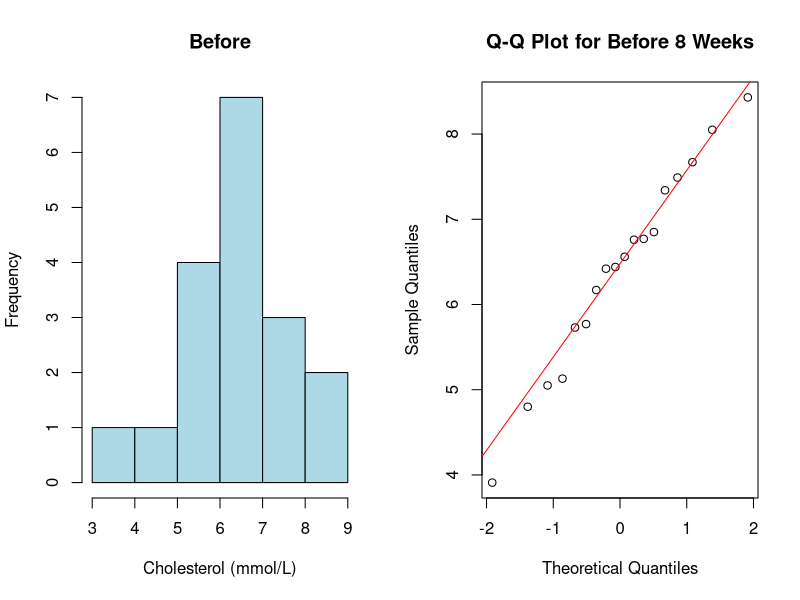
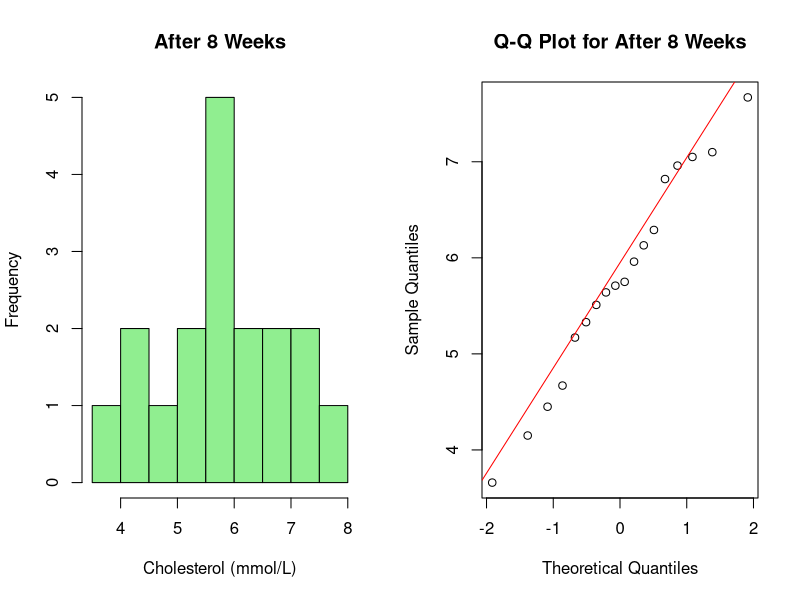
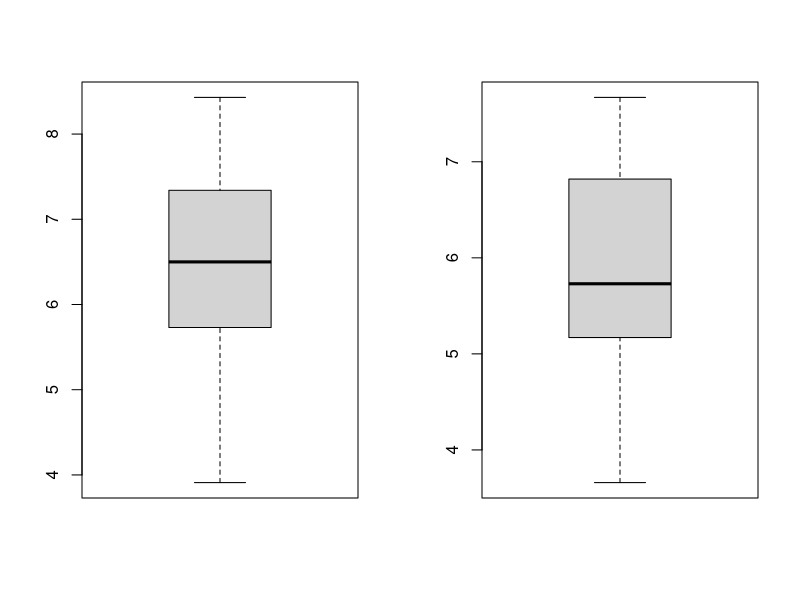
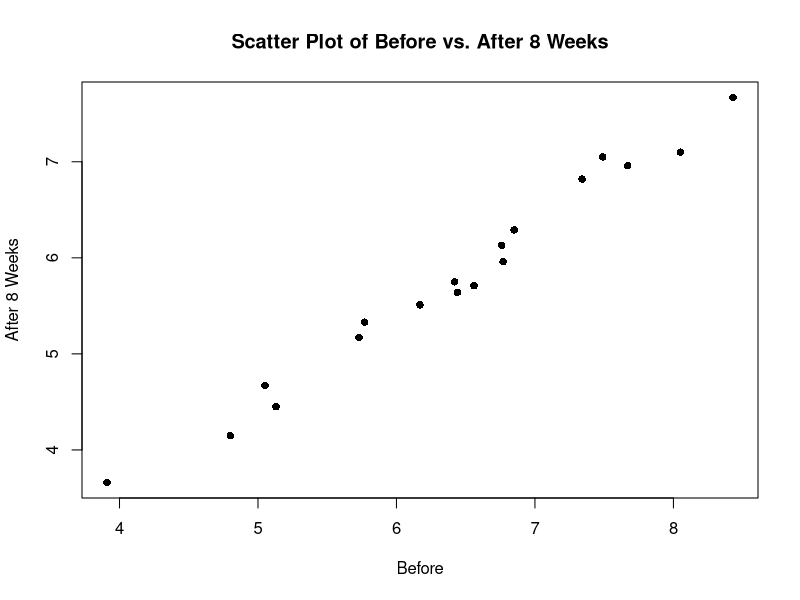
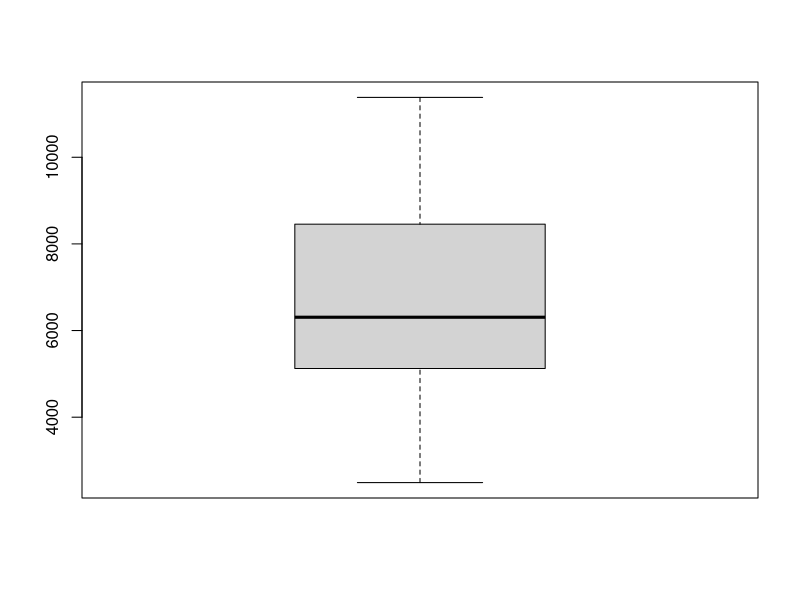
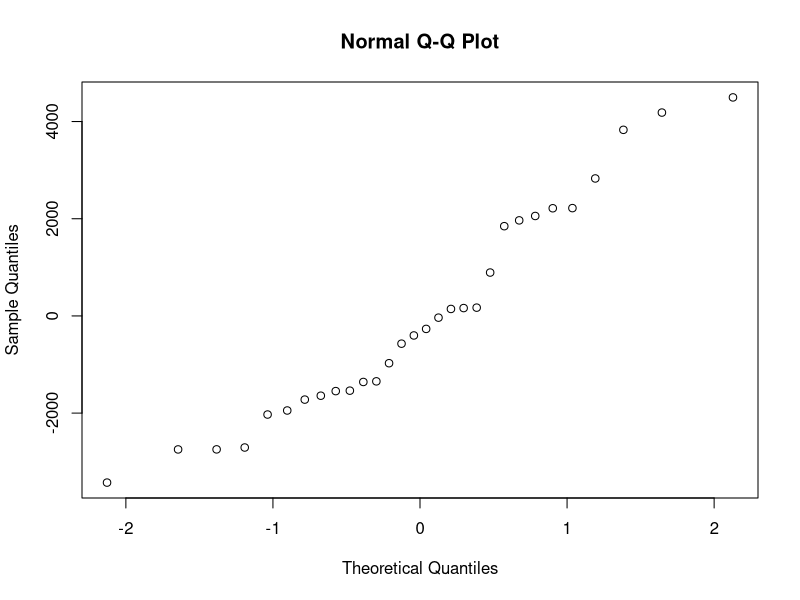
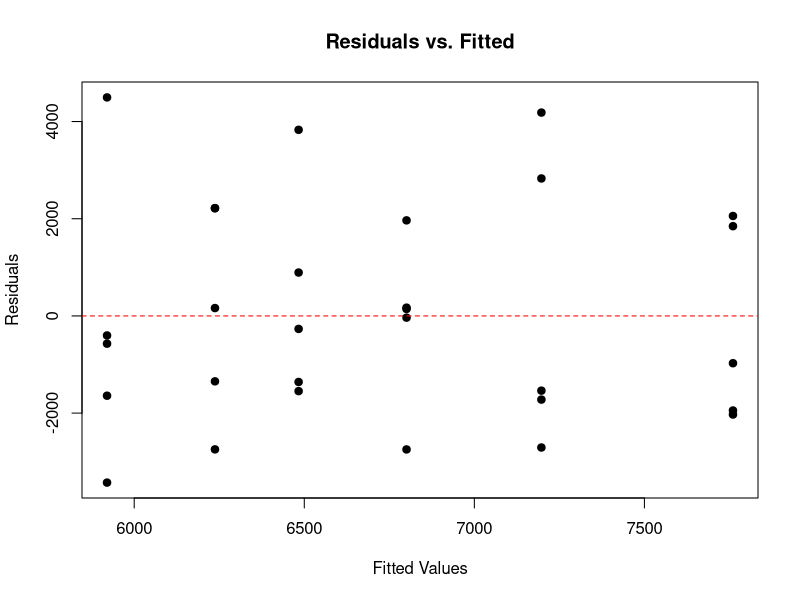
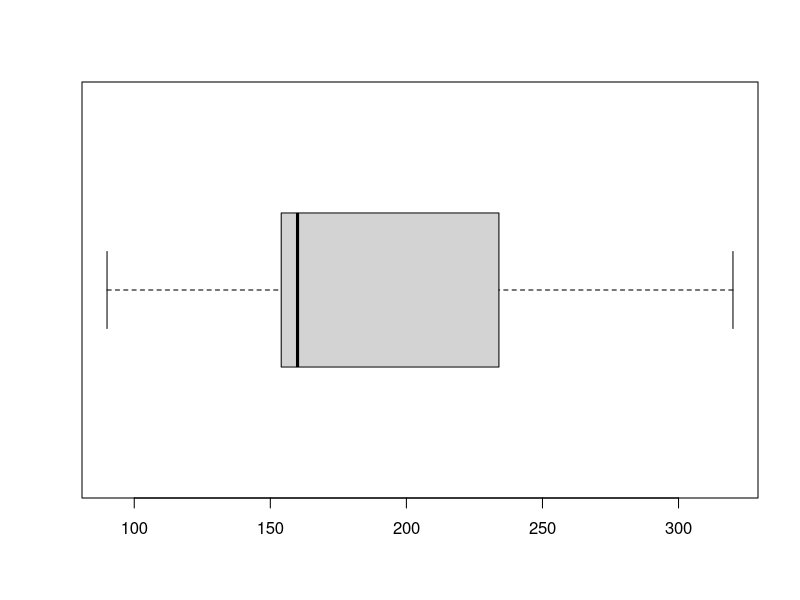

Generate these figures, in order, with R:
## ---- chunk 1
knitr::opts_chunk$set(echo = TRUE)
# only round 3
options(digits = 3)

knitr::opts_chunk$set(fig.height = 2.5)
## ---- chunk 2
data = read.table('cholesterol.txt', header = TRUE)
# Before
par(mfrow = c(1,2))
hist(data$Before, main="Before", xlab="Cholesterol (mmol/L)", col="lightblue", border="black")
qqnorm(data$Before, main="Q-Q Plot for Before 8 Weeks")
qqline(data$Before, col="red")

# After
hist(data$After8weeks, main="After 8 Weeks", xlab="Cholesterol (mmol/L)", col="lightgreen", border="black")
qqnorm(data$After8weeks, main="Q-Q Plot for After 8 Weeks")
qqline(data$After8weeks, col="red")

# 
## ---- chunk 3
par(mfrow = c(1,2)) 
boxplot(data$Before)
boxplot(data$After8weeks)
par(mfrow = c(1,1))
## ---- chunk 4
#length(data$Before)
#length(data$After8weeks)
plot(data$Before, data$After8weeks,
     main = "Scatter Plot of Before vs. After 8 Weeks",
     xlab = "Before", ylab = "After 8 Weeks",
     col = "black", pch = 16)
## ---- chunk 5

cor.test(data$Before, data$After8weeks, method="pearson")

## ---- chunk 6
t.test(data$Before,data$After8weeks, paired=TRUE)
## ---- chunk 7
mean_difference = function(x,y) {mean(x-y)}

original_diff <- mean(data$Before - data$After8weeks)

B=1000; tstar=numeric(B)

for (i in 1:B) {
  md_star=t(apply(cbind(data$Before,data$After8weeks),1,sample))
  tstar[i]=mean_difference(data$Before,data$After8weeks) 
}

myt = mean_difference(data$Before,data$After8weeks);myt

pl=sum(tstar<myt)/B
pr=sum(tstar>myt)/B
p=2*min(pl,pr); p
## ---- chunk 8
x = data$After8weeks
n = length(x)
x_mean = mean(x)
x_sd = sd(x) 
alpha = 0.03

t = qt(1-alpha/2, df = n-1)

CI_normal = c(
  x_mean - t * (x_sd / sqrt(n)),
  x_mean + t * (x_sd / sqrt(n))
)
cat("Normality 97% confidence interval: [", round(CI_normal[1], 3), 
    ",", round(CI_normal[2], 3), "]\n")
## ---- chunk 9

B = 1000
x_mean = mean(data$After8weeks)
Tstar = numeric(B)
for(i in 1:B){
  Xstar=sample(data$After8weeks,replace=TRUE)
  Tstar[i]=mean(Xstar)
}
Tstar15 = quantile(Tstar, 0.015)
Tstar985 = quantile(Tstar, 0.985)

CI_bootstrap = c(2*x_mean-Tstar985,2*x_mean-Tstar15)
cat("Bootstrap 97% confidence interval: [", round(CI_bootstrap[1], 3), 
    ",", round(CI_bootstrap[2], 3), "]\n")

## ---- chunk 10
n=length(data$After8weeks) # length
t=max(data$After8weeks) # the max of samples
B=1000;
tstar=numeric(B)
theta_values = seq(3, 12, by = 0.1)

p_values = sapply(theta_values, function(theta) {
  tstar = numeric(B)
  for (i in 1:B){
    xstar = runif(n, min = 3, max = theta)
    tstar[i] = max(xstar)
  }
  pl = sum(tstar < t) / B
  pr = sum(tstar > t) / B
  p = 2 * min(pl, pr)
  return(p)
})

# This is to find the range of theta for p > 0.05 
theta_valid = theta_values[p_values > 0.05]

cat("The range of theta for H0 cannot be rejected: [", min(theta_valid), max(theta_valid),  "]\n")


## ---- chunk 11
n = length(data$After8weeks)
below_6 = sum(data$After8weeks < 6);

binom.test(below_6,n,p=0.5,alt="l")
## ---- chunk 12
 wilcox.test(data$After8weeks,mu=6)
## ---- chunk 13
below_4.5 = sum(data$After8weeks <= 4.5)
n = length(data$After8weeks)

# check if percentage of cholesterol levels below 4.5 is greater then 25%
binom.test(below_4.5,n,p=0.25,alt="greater")
## ---- chunk 14
df <- read.table("crops.txt", header = TRUE)
df$County <- as.factor(df$County)
df$Related <- as.factor(df$Related)

shapiro.test(df$Crops)
shapiro.test(df$Size)

## ---- chunk 15
boxplot(df$Crops)
## ---- chunk 16
library(car)
leveneTest(Crops ~ County, data = df)
leveneTest(Crops ~ Related, data = df)
leveneTest(Crops ~ County:Related, data = df)
## ---- chunk 17
anova_model1 <- aov(Crops ~ County + Related, data = df) 
summary(anova_model1)
## ---- chunk 18
anova_model2 <- aov(Crops ~ County*Related, data = df) 
summary(anova_model2)
## ---- chunk 19
new_farm <- data.frame(
  County = factor(3, levels = c(1, 2, 3)), 
  Related = factor("no", levels = c("no", "yes"))
)

predicted_crops <- predict(anova_model1, newdata = new_farm, interval = "confidence")
print(predicted_crops)
## ---- chunk 20
TukeyHSD(anova_model2)
## ---- chunk 21
residuals1 <- resid(anova_model1)
fitted_values1 <- fitted(anova_model1) 
qqnorm(residuals1)
## ---- chunk 22
#length(fitted_values1)
#length(residuals)
#class(fitted_values1)
#class(residuals)
plot(fitted_values1,residuals1 , main = "Residuals vs. Fitted", 
     xlab = "Fitted Values", ylab = "Residuals", pch = 19)
abline(h = 0, col = "red", lty = 2)

## ---- chunk 23
boxplot(df$Size,horizontal = TRUE)
## ---- chunk 24
ancova_main <- aov(Crops ~ County + Related + Size, data = df)
summary(ancova_main)
## ---- chunk 25
ancova_county_size <- aov(Crops ~ County * Size + Related, data = df)
summary(ancova_county_size)
## ---- chunk 26
ancova_related_size <- aov(Crops ~ County + Related * Size, data = df)
summary(ancova_related_size)
## ---- chunk 27
AIC(ancova_main, ancova_county_size, ancova_related_size)
## ---- chunk 28
library(ggplot2)
ggplot(df, aes(x = Size, y = Crops, color = County)) +
  geom_point() +
  geom_smooth(method = "lm", se = FALSE) +
  labs(title = "Effect of Size on Crops Across Counties",
       x = "Farm Size", y = "Crops Yield")
## ---- chunk 29
new_farm <- data.frame(
  County = factor(2, levels = c(1, 2, 3)), 
  Related = factor("yes", levels = c("no", "yes")),
  Size = 165  
)

predicted_crops <- predict(ancova_county_size, newdata = new_farm, interval = "confidence")
print(predicted_crops)

## ---- chunk 30

residuals <- resid(ancova_county_size)
fitted_values <- fitted(ancova_county_size) 
qqnorm(residuals)
qqline(residuals, col = "red")
## ---- chunk 31
#length(fitted_values)
#length(residuals)
plot(fitted_values, residuals, 
     main = "Residuals vs Fitted Values", 
     xlab = "Fitted Values", 
     ylab = "Residuals")
abline(h = 0, col = "red", lty = 2)
## ---- chunk 32
error_variance <- sum(residuals(ancova_county_size)^2) / df.residual(ancova_county_size)
print(error_variance)
